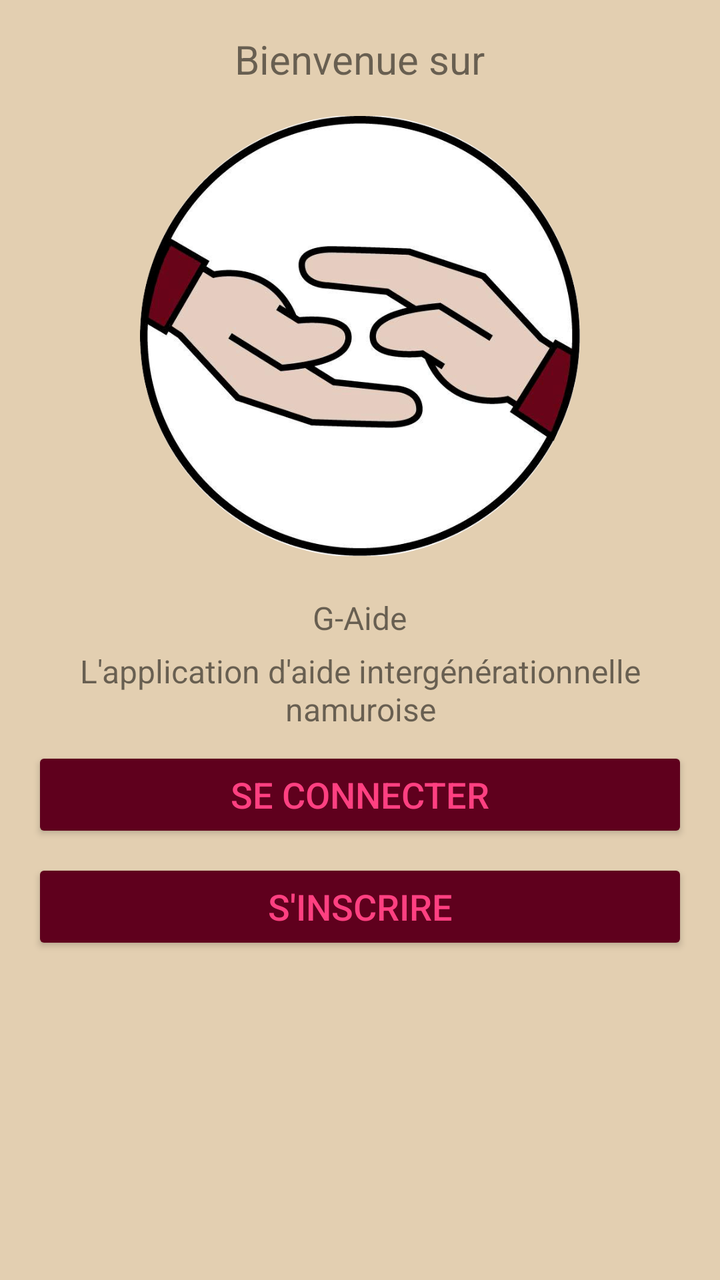
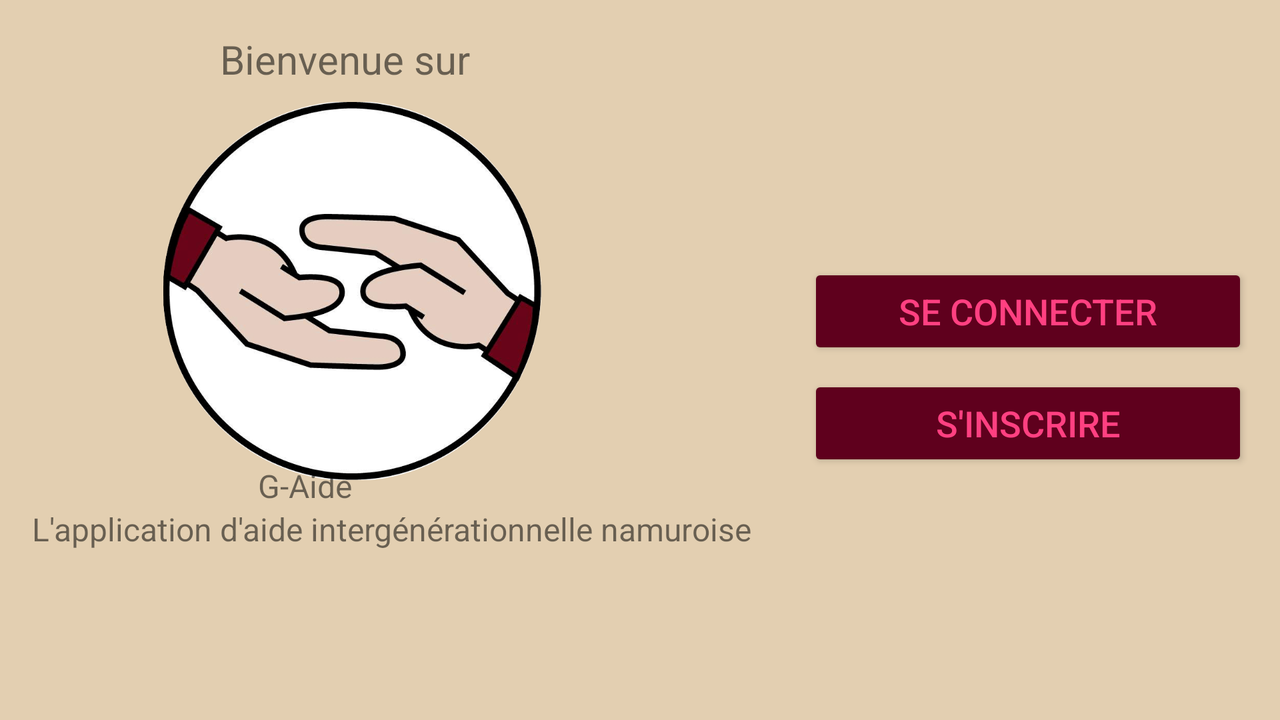

First picture: res/layout/ on a phone held upright. Second picture: the repository's own variant of that layout, on a device whose configuration matches the variant's folder. Source for both follows.
<!-- AndroidManifest.xml: application theme AppTheme -->
<!-- res/layout/activity_main.xml -->
<?xml version="1.0" encoding="utf-8"?>
<ScrollView xmlns:android="http://schemas.android.com/apk/res/android"
    xmlns:app="http://schemas.android.com/apk/res-auto"
    xmlns:tools="http://schemas.android.com/tools"
    android:id="@+id/activity_main"
    android:layout_width="match_parent"
    android:layout_height="match_parent"
    android:paddingBottom="@dimen/activity_vertical_margin"
    android:paddingLeft="@dimen/activity_horizontal_margin"
    android:paddingRight="@dimen/activity_horizontal_margin"
    android:paddingTop="@dimen/activity_vertical_margin"
    tools:context="com.henallux.smartcities.view.MainActivity"
    android:scrollbarStyle="insideOverlay">


        <RelativeLayout
            android:layout_width="wrap_content"
            android:layout_height="wrap_content">

            <TextView
                android:id="@+id/welcomeText"
                android:layout_width="wrap_content"
                android:layout_height="wrap_content"
                android:layout_alignParentTop="true"
                android:layout_centerHorizontal="true"
                android:text ="@string/textWelcome"
                android:textSize="@dimen/TitlefontSize" />

            <ImageView
                android:layout_width="match_parent"
                android:layout_height="220dp"
                android:layout_margin="15dp"
                app:srcCompat="@drawable/logo"
                android:id="@+id/appLogo"
                android:layout_below="@+id/welcomeText"/>

            <TextView
                android:id="@+id/appName"
                android:layout_width="wrap_content"
                android:layout_height="wrap_content"
                android:text="@string/app_name"
                android:layout_below="@+id/appLogo"
                android:layout_centerHorizontal="true"
                android:layout_marginTop="5dp"
                android:textSize="@dimen/fontSize" />

            <TextView
                android:id="@+id/presentationText"
                android:layout_width="wrap_content"
                android:layout_height="wrap_content"
                android:text="@string/presentationText"
                android:layout_below="@+id/appName"
                android:layout_centerHorizontal="true"
                android:layout_marginTop="5dp"
                android:textSize="@dimen/fontSize"
                android:textAlignment="center" />

            <Button
                android:layout_width="match_parent"
                android:layout_height="wrap_content"
                android:text="@string/connectionButton"
                android:id="@+id/connectionButtonMain"
                android:layout_below="@+id/presentationText"
                android:layout_alignParentLeft="true"
                android:layout_alignParentStart="true"
                android:layout_marginTop="8dp"
                android:textSize="@dimen/ButtonfontSize"
                style="@style/btnColor" />

            <Button
                android:layout_width="match_parent"
                android:layout_height="wrap_content"
                android:text="@string/registerButton"
                android:id="@+id/registerButtonMain"
                android:layout_below="@+id/connectionButtonMain"
                android:layout_alignParentLeft="true"
                android:layout_alignParentStart="true"
                android:layout_marginTop="8dp"
                android:textSize="@dimen/ButtonfontSize"
                style="@style/btnColor" />


        </RelativeLayout>






</ScrollView>
<!-- resources referenced by this layout -->
<resources>
  <dimen name="ButtonfontSize">18sp</dimen>
  <dimen name="TitlefontSize">20sp</dimen>
  <dimen name="activity_horizontal_margin">16dp</dimen>
  <dimen name="activity_vertical_margin">16dp</dimen>
  <dimen name="fontSize">16sp</dimen>
  <!-- drawable logo: png bitmap (drawable, 197529 bytes) -->
  <string name="app_name">G-Aide</string>
  <string name="connectionButton">Se connecter</string>
  <string name="presentationText">L\'application d\'aide intergénérationnelle namuroise</string>
  <string name="registerButton">S\'inscrire</string>
  <string name="textWelcome">Bienvenue sur</string>
  <!-- from res/values-v21/ -->
  <style name="btnColor">
          <item name="android:backgroundTint" parent="android:Button">@color/colorButton</item>
          <item name="android:textColor">@color/colorAccent</item>
      </style>
  <style name="AppTheme" parent="Theme.AppCompat.Light">
          
          <item name="colorPrimary">@color/colorPrimary</item>
          <item name="colorPrimaryDark">@color/colorPrimaryDark</item>
          <item name="colorAccent">@color/colorAccent</item>
          <item name="android:colorBackground">@color/colorBackground</item>
  
      </style>
  <color name="colorButton">#5f001d</color>
  <color name="colorAccent">#ff4081</color>
  <color name="colorPrimary">#3F51B5</color>
  <color name="colorPrimaryDark">#303F9F</color>
  <color name="colorBackground">#E3CFB1</color>
</resources>
<!-- res/layout-land/activity_main.xml (the repository's variant of the layout above) -->
<!-- drawn on the phone turned sideways -->
<?xml version="1.0" encoding="utf-8"?>
<ScrollView xmlns:android="http://schemas.android.com/apk/res/android"
    xmlns:app="http://schemas.android.com/apk/res-auto"
    xmlns:tools="http://schemas.android.com/tools"
    android:id="@+id/activity_main"
    android:layout_width="fill_parent"
    android:layout_height="fill_parent"
    android:paddingBottom="@dimen/activity_vertical_margin"
    android:paddingLeft="@dimen/activity_horizontal_margin"
    android:paddingRight="@dimen/activity_horizontal_margin"
    android:paddingTop="@dimen/activity_vertical_margin"
    tools:context="com.henallux.smartcities.view.MainActivity">

    <RelativeLayout
        android:layout_width="wrap_content"
        android:layout_height="wrap_content">

        <TextView
            android:id="@+id/welcomeText"
            android:layout_width="wrap_content"
            android:layout_height="wrap_content"
            android:text ="@string/textWelcome"
            android:textSize="@dimen/TitlefontSize"
            android:layout_marginLeft="94dp"
            android:layout_marginStart="94dp"
            android:layout_alignParentTop="true"
            android:layout_alignParentLeft="true"
            android:layout_alignParentStart="true" />

        <ImageView
            android:layout_height="189dp"
            app:srcCompat="@drawable/logo"
            android:id="@+id/appLogo"
            android:contentDescription="@string/imagelogo"
            android:layout_below="@id/welcomeText"
            android:layout_centerVertical="true"
            android:layout_alignParentLeft="true"
            android:layout_alignParentStart="true"
            android:layout_width="320dp" />

        <TextView
            android:id="@+id/appName"
            android:layout_width="wrap_content"
            android:layout_height="wrap_content"
            android:text="@string/app_name"
            android:textSize="@dimen/fontSize"
            android:layout_below="@+id/appLogo"
            android:layout_alignParentLeft="true"
            android:layout_alignParentStart="true"
            android:layout_marginLeft="113dp"
            android:layout_marginStart="113dp" />

        <TextView
            android:id="@+id/presentationText"
            android:layout_width="wrap_content"
            android:layout_height="wrap_content"
            android:text="@string/presentationText"
            android:textSize="@dimen/fontSize"
            android:layout_alignParentBottom="true"
            android:layout_alignParentLeft="true"
            android:layout_alignParentStart="true"
            android:layout_below="@id/appName" />

        <RelativeLayout
            android:layout_height="match_parent"
            android:layout_centerVertical="true"
            android:layout_alignParentRight="true"
            android:layout_alignParentEnd="true"
            android:layout_centerHorizontal="true"
            android:layout_width="220dp">

            <Button
                android:layout_width="match_parent"
                android:layout_height="wrap_content"
                android:text="@string/registerButton"
                android:id="@+id/registerButtonMain"
                android:layout_below="@+id/connectionButtonMain"
                android:layout_alignParentLeft="true"
                android:layout_alignParentStart="true"
                android:layout_marginTop="8dp"
                android:textSize="@dimen/ButtonfontSize"
                style="@style/btnColor" />

            <Button
                android:layout_width="match_parent"
                android:layout_height="wrap_content"
                android:text="@string/connectionButton"
                android:id="@+id/connectionButtonMain"
                android:layout_marginTop="76dp"
                android:textSize="@dimen/ButtonfontSize"
                style="@style/btnColor"
                android:layout_alignParentTop="true"
                android:layout_alignParentLeft="true"
                android:layout_alignParentStart="true" />

        </RelativeLayout>

    </RelativeLayout>
</ScrollView>
<!-- resources referenced by the variant -->
<!-- as the phone turned sideways resolves them -->
<resources>
  <dimen name="ButtonfontSize">18sp</dimen>
  <dimen name="TitlefontSize">20sp</dimen>
  <dimen name="activity_horizontal_margin">16dp</dimen>
  <dimen name="activity_vertical_margin">16dp</dimen>
  <dimen name="fontSize">16sp</dimen>
  <!-- drawable logo: png bitmap (drawable, 197529 bytes) -->
  <string name="app_name">G-Aide</string>
  <string name="connectionButton">Se connecter</string>
  <string name="imagelogo">imageLogo</string>
  <string name="presentationText">L\'application d\'aide intergénérationnelle namuroise</string>
  <string name="registerButton">S\'inscrire</string>
  <string name="textWelcome">Bienvenue sur</string>
  <!-- from res/values-v21/ -->
  <style name="btnColor">
          <item name="android:backgroundTint" parent="android:Button">@color/colorButton</item>
          <item name="android:textColor">@color/colorAccent</item>
      </style>
  <style name="AppTheme" parent="Theme.AppCompat.Light">
          
          <item name="colorPrimary">@color/colorPrimary</item>
          <item name="colorPrimaryDark">@color/colorPrimaryDark</item>
          <item name="colorAccent">@color/colorAccent</item>
          <item name="android:colorBackground">@color/colorBackground</item>
  
      </style>
  <color name="colorButton">#5f001d</color>
  <color name="colorAccent">#ff4081</color>
  <color name="colorPrimary">#3F51B5</color>
  <color name="colorPrimaryDark">#303F9F</color>
  <color name="colorBackground">#E3CFB1</color>
</resources>
